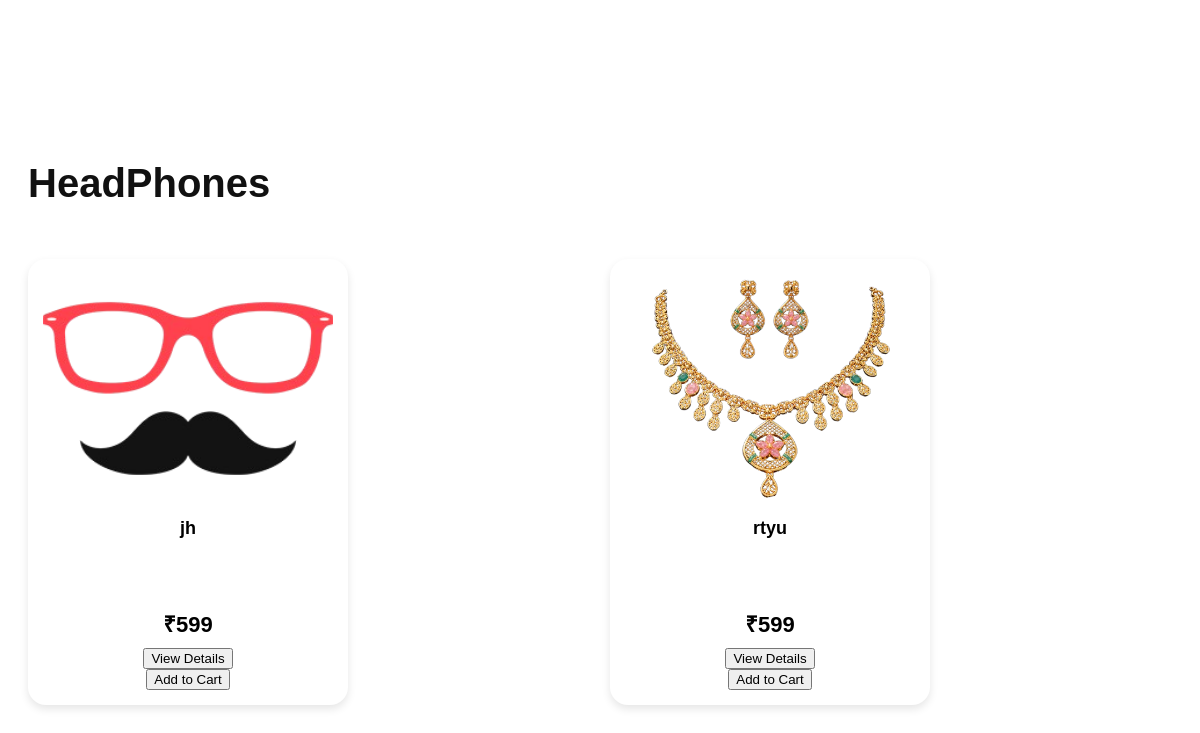
Page /category/headphones/ on the earlier database version.
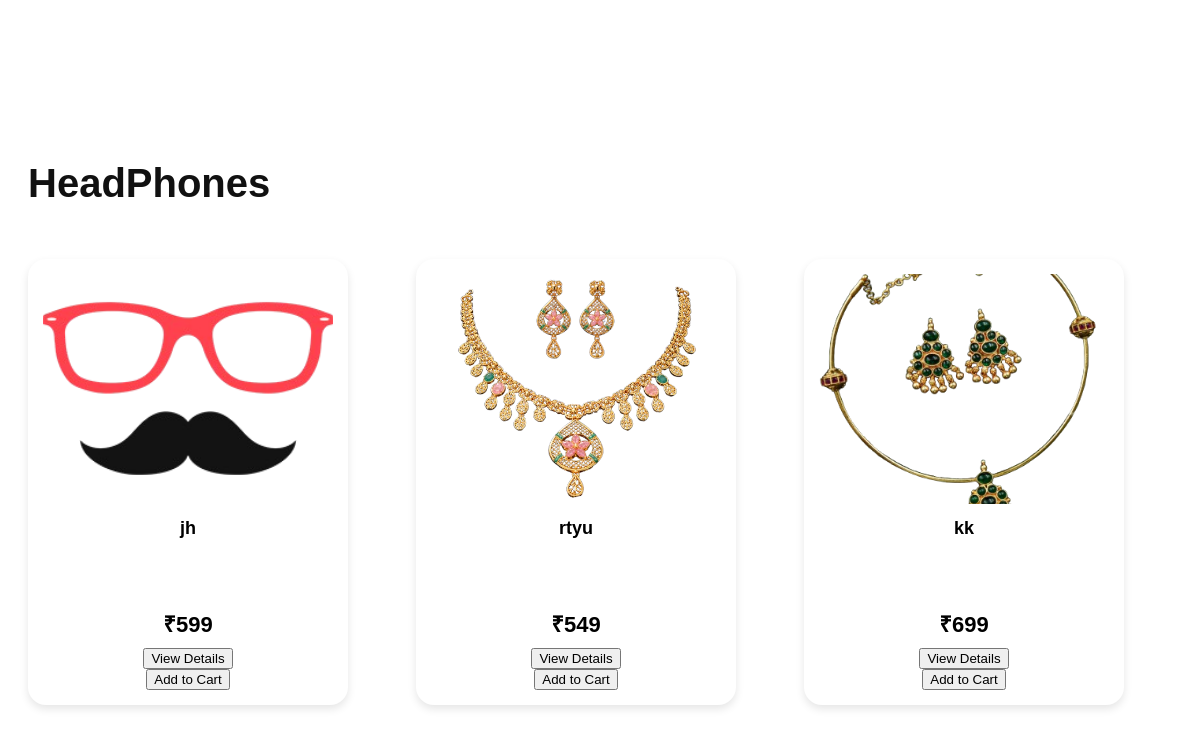
Same page on the later database version.
### myapp/models.py (models this page shows, shortened)
class Category(models.Model):
    name = models.CharField(max_length=100)
    image = models.ImageField(upload_to='category')
    slug = models.SlugField(unique=True)

class Product(models.Model):
            category = models.ForeignKey(Category, on_delete=models.CASCADE)
            name = models.CharField(max_length=200)
            slug = models.SlugField(unique=True)
            image = models.ImageField(upload_to='products')
            description = models.TextField()
            price = models.IntegerField(null=True, blank=True)
            offer_price = models.IntegerField()
            stock = models.IntegerField(default=1)
            is_offer = models.BooleanField(default=False)

### myapp/views.py (the view)
# urls.py: path('category/<slug:slug>/',views.category_products,name='category_products'),
def category_products(request,slug):
    category = get_object_or_404(Category,slug=slug)
    products = Product.objects.filter(category=category)
    return render(request,'category.html',{
        'category':category,
        'products':products
    })

### myapp/templates/category.html (shortened to what this page needs)
{% load static %}
<!DOCTYPE html>
<html>
<head>
<link rel="stylesheet" href="{% static 'css/index.css' %}">
</head>
<body>
<h2 class="all-title">{{ category.name }}</h2>
<div class="all-products">
{% for product in products %}
<div class="product">
<img src="{{ product.image.url }}" alt="{{ product.name }}">
<h5>{{ product.name }}</h5>
<p>₹{{ product.price }}</p>
<a href="{% url 'product_details' product.slug %}">
<button>View Details</button>
</a>
<a href="{% url 'add_to_cart' product.id %}">
<button>Add to Cart</button>
</a>
</div>
{% empty %}
<h2>No products in this category</h2>
{% endfor %}
</div>
</body>
</html>

### myapp/static/css/index.css (style rules this page uses)
body { font-family:Arial, sans-serif; padding-top:90px; background:#fff; }
.product { min-width:290px; max-width:290px; background:white; padding:15px; border-radius:18px; text-align:center; box-shadow:0 4px 8px rgba(0,0,0,0.1); overflow:hidden; transition:0.3s; display:flex; flex-direction:column; justify-content:space-between; }
.product img { width:100%; height:230px; object-fit:cover; border-radius:10px; transition:0.3s; }
.product h5 { font-size:18px; height:52px; overflow:hidden; margin-top:12px; line-height:1.4; }
.product p { font-size:22px; font-weight:bold; margin:10px 0; }
.all-title { color:#111; padding-left:20px; padding-top:30px; font-size:40px; }
.all-products { display:grid; grid-template-columns:repeat(auto-fit,minmax(290px,1fr)); gap:20px; padding:20px; margin-top:20px; }

Differences in the rows shown:
changed Product "rtyu": price "599" → "549"
added Product: image (picture), name "kk", price "699"
